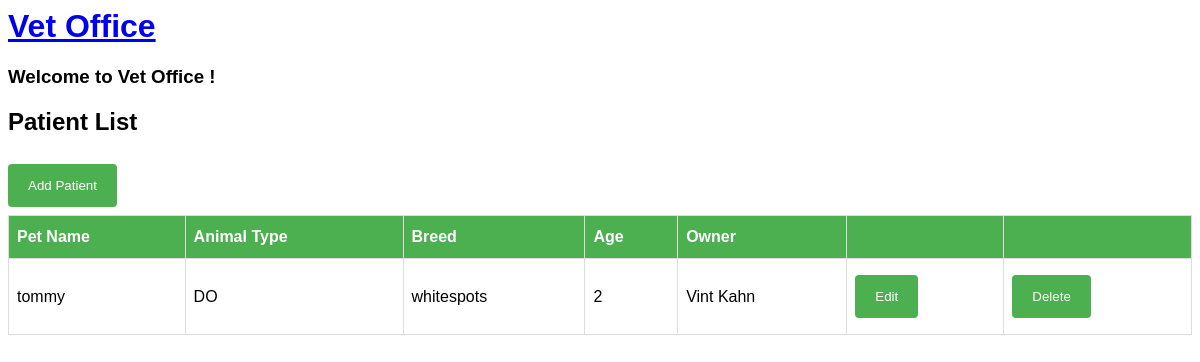
/patient/list (signed in), run on an earlier commit of the app's database.
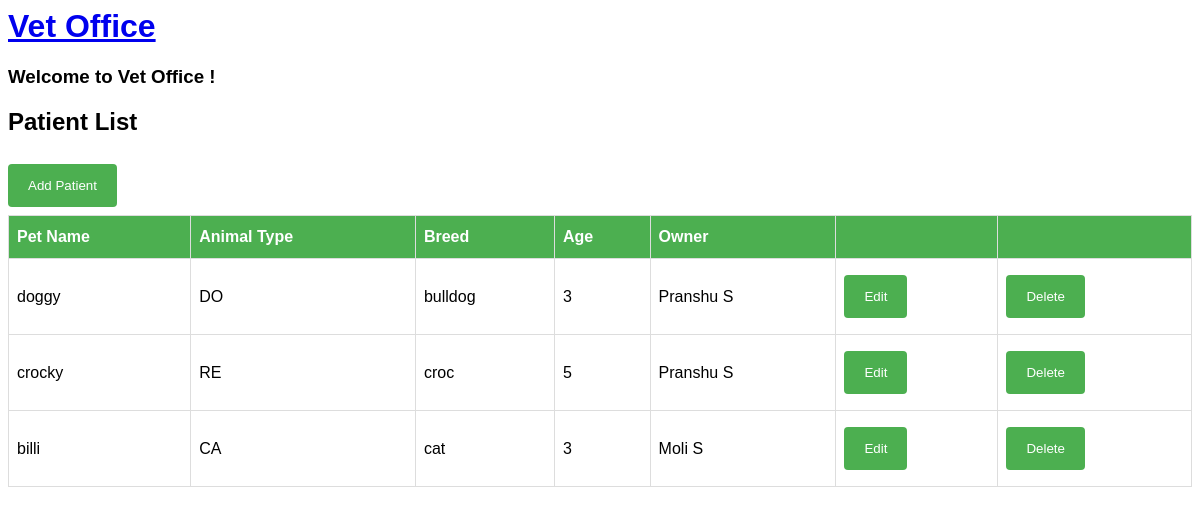
And on a later commit of the database.
### vetoffice/models.py (models this page shows, shortened)
class Patient(models.Model):
    DOG = 'DO'
    CAT = 'CA'
    BIRD = 'BI'
    REPTILE = 'RE'
    OTHER = 'OT'
    ANIMAL_TYPE_CHOICES = [
        (DOG, 'Dog'),
        (CAT, 'Cat'),
        (BIRD, 'Bird'),
        (REPTILE, 'Reptile'),
        (OTHER, 'Other'),
    ]
    animal_type = models.CharField(max_length=2, choices=ANIMAL_TYPE_CHOICES, default=OTHER)
    breed = models.CharField(max_length=200)
    pet_name = models.CharField(max_length=30)
    age = models.IntegerField(default=0)
    owner = models.ForeignKey(Owner, on_delete=models.CASCADE)

class Owner(models.Model):
    first_name = models.CharField(max_length=30)
    last_name = models.CharField(max_length=30)
    phone = models.CharField(max_length=30)
    def __str__(self):
        return self.first_name + " " + self.last_name

### vetoffice/views.py (the view)
# urls.py: path("patient/list", views.PatientList.as_view(), name="patientlist"),
class PatientList(LoginRequiredMixin, ListView):
  model = Patient

### vetoffice/templates/vetoffice/patient_list.html
{% extends './base.html' %}
{% block content %}
<h2>Patient List</h2>
<a href="{% url 'patientcreate' %}"><button class="btn">Add Patient</button></a>
<table id="patients">
  <tr>
    <th>Pet Name</th>
    <th>Animal Type</th>
      <th>Breed</th>
      <th>Age</th>
      <th>Owner</th>
      <th> </th>
      <th> </th>
  </tr>
  {% for patient in patient_list %}
  <tr>
  <tr>
      <td>{{ patient.pet_name }}</td>
      <td>{{ patient.animal_type }}</td>
      <td>{{ patient.breed }}</td>
      <td>{{ patient.age }}</td>
      <td>{{ patient.owner }}</td>
      <td><a href="{% url 'patientupdate' patient.id %}"><button>Edit</button></a></td>
      <td><a href="{% url 'patientdelete' patient.id %}"><button>Delete</button></a></td>
  </tr>
  {% endfor %}
</table>
{% endblock %}

### vetoffice/templates/vetoffice/base.html (shortened to what this page needs)
<head>
</head>
<body>
<a href="{% url 'home' %}"><h1>Vet Office</h1></a>
<h3>Welcome to Vet Office {{ name }}!</h3>
    {% block content %}
    {% endblock %}
</body>

### vetoffice/templates/vetoffice/base.html (style rules this page uses)
body { font-family: Arial, Helvetica, sans-serif; }
table { border-collapse: collapse; width: 100%; }
td, th { border: 1px solid #ddd; padding: 8px; }
tr:nth-child(even) { background-color: #f2f2f2; }
th { padding-top: 12px; padding-bottom: 12px; text-align: left; background-color: #4CAF50; color: white; }
button, input[type=submit] { background-color: #4CAF50; color: white; padding: 14px 20px; margin: 8px 0; border: none; border-radius: 4px; cursor: pointer; }

What changed in the data, as far as the page shows it:
removed Patient: pet_name "tommy", animal_type "DO", breed "whitespots", age "2", owner "Vint Kahn"
added Patient: pet_name "doggy", animal_type "DO", breed "bulldog", age "3", owner "Pranshu S"
added Patient: pet_name "crocky", animal_type "RE", breed "croc", age "5", owner "Pranshu S"
added Patient: pet_name "billi", animal_type "CA", breed "cat", age "3", owner "Moli S"
